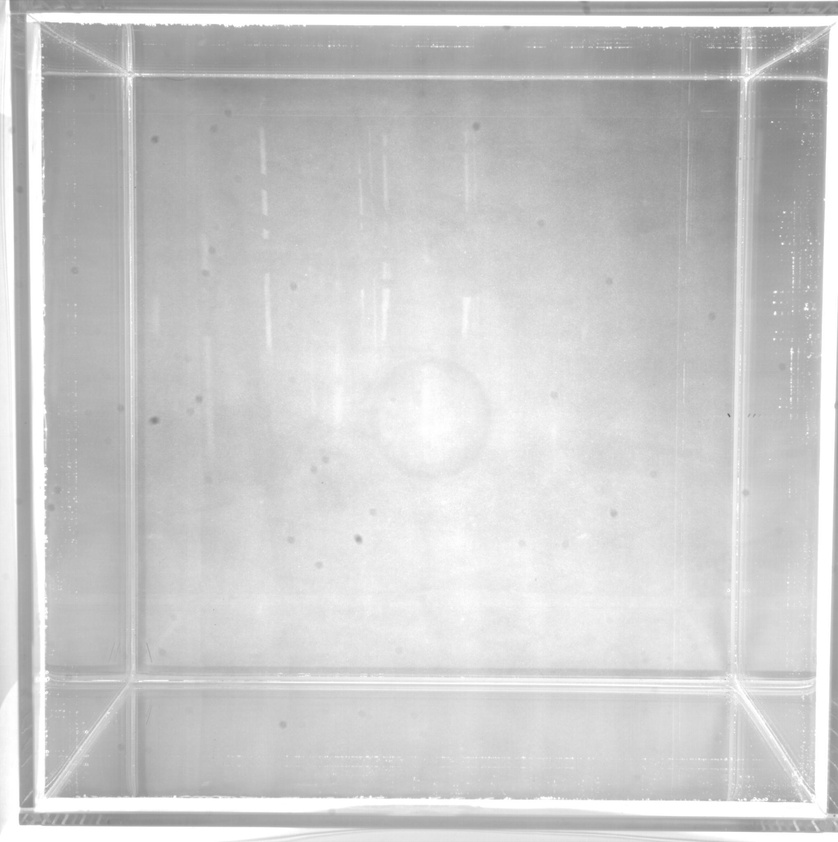
%> input picture MatLab/Data/backGround.jpg, 838 x 842 px, shrunk from 2040 x 2048 before the run
$ octave Demo.m   (GNU Octave 9; MATLAB toolbox functions it lacks are replaced by stand-ins)
%> lines starting %> are read from the running program, lines starting %| are printed output that depends on the picture; in (x1, y1, x2, y2) boxes, pixels count from 0 and x2, y2 are one past the last pixel; in counts of white or black regions, pixels touching at a corner belong together; the program's own positions count from 1
close all;
clear all;

% video = VideoReader('Movie3.mp4');
% background = imread('backGround3Resize.jpg');%read(video,1);
% im = read(video,100);

background = imread('Data\backGround.jpg');
%> background is the input picture: size 842x838 uint8; min 107, max 255, mean 202.8
im = imread('Data\t1.jpg');
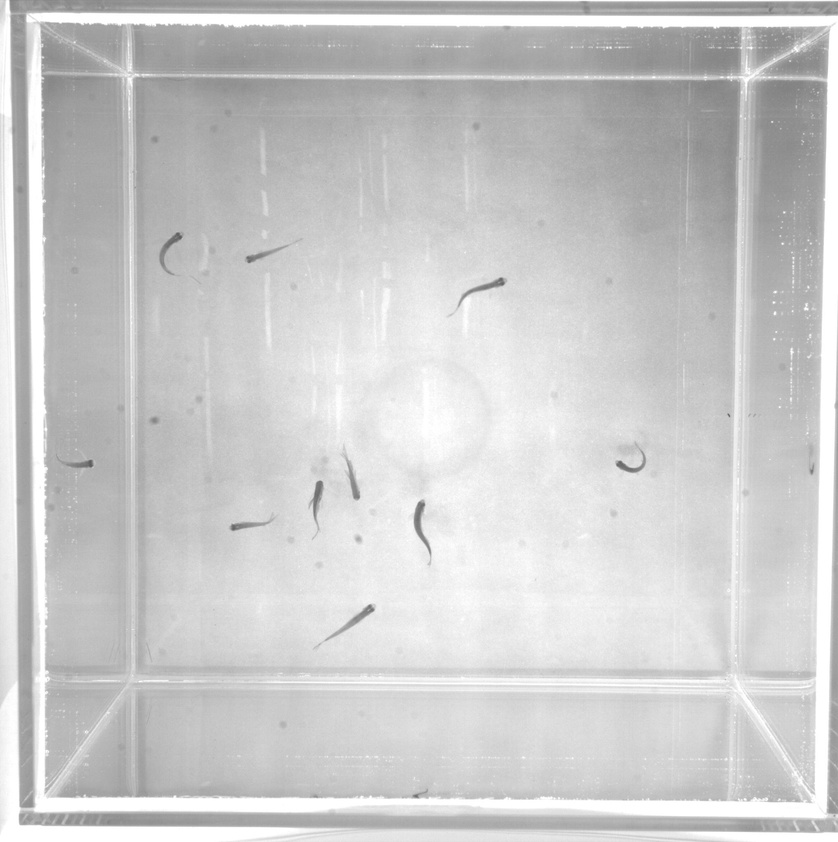
%> input picture MatLab/Data/t1.jpg, 838 x 842 px, shrunk from 2040 x 2048 before the run
%> im is the input picture: size 842x838 uint8; min 90, max 255, mean 202.7

mask = background(:, :) - im(:, :) > 30;
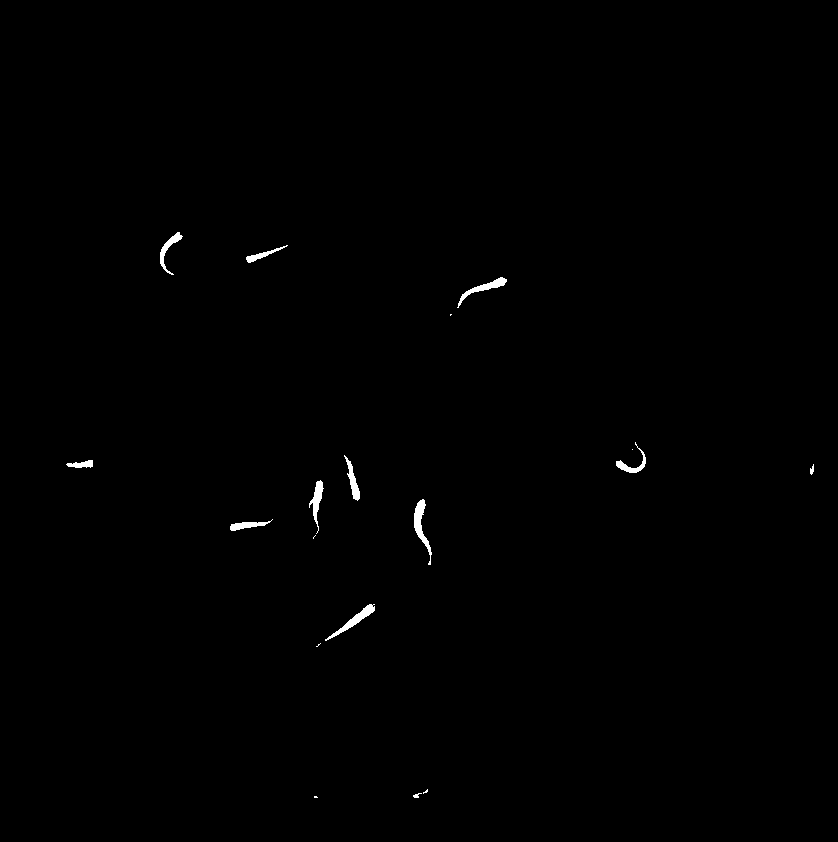
%> mask: size 842x838 logical; 0.38% white; 18 white regions (6 under 20 px), largest, box (x1, y1, x2, y2) and area: (414, 499, 432, 565) 387, (325, 604, 375, 641) 351, (457, 277, 507, 308) 312
mask = imfill(mask, 'holes');
mask = bwareaopen(mask, 100);
mask = medfilt2(mask, [5, 5]);
%> mask: size 842x838 logical; 0.34% white; 10 white regions, largest, box (x1, y1, x2, y2) and area: (414, 500, 432, 554) 360, (328, 604, 375, 639) 336, (459, 277, 506, 304) 299
figure;
imshow(im);
%> (the run ends here)
